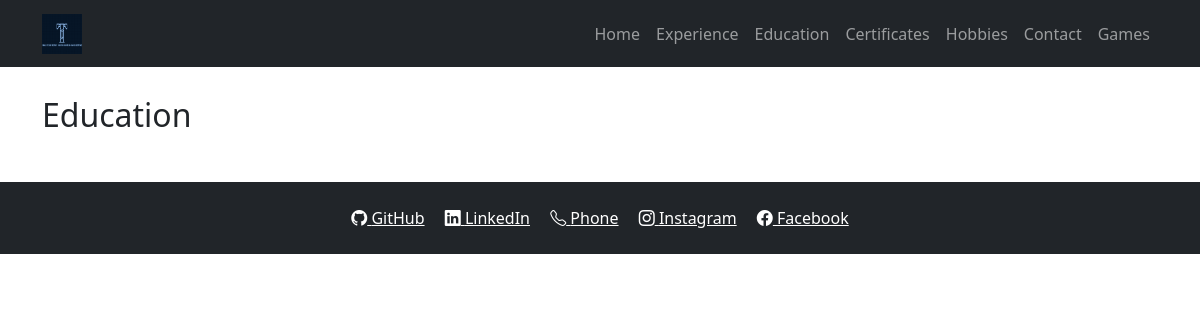
The app's page /education/, older data.
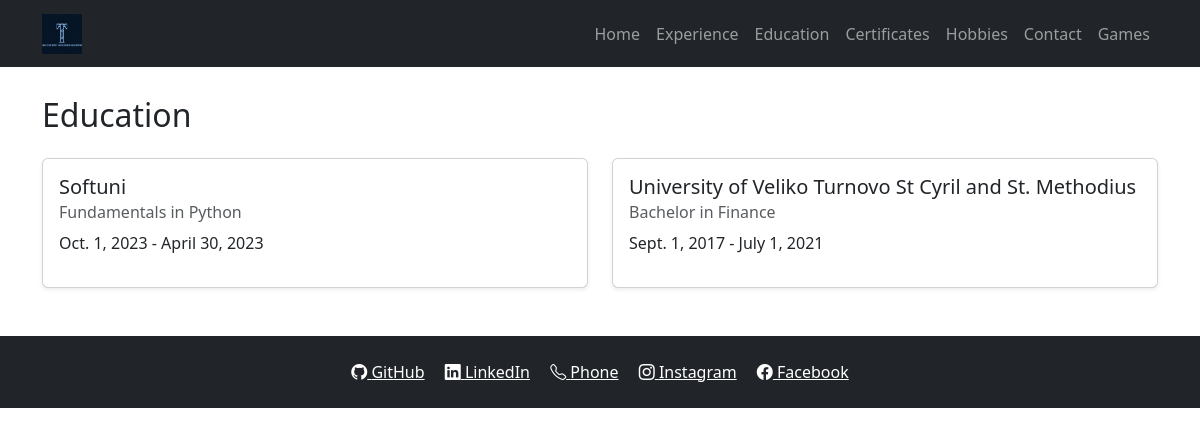
The same page, newer data.
### education/models.py (models this page shows, shortened)
class Education(models.Model):
    school = models.CharField(max_length=100)
    degree = models.CharField(max_length=100)
    field = models.CharField(max_length=100)
    start_date = models.DateField()
    end_date = models.DateField(null=True, blank=True)
    notes = models.TextField(blank=True)

### education/views.py (the view)
# urls.py: path('', views.home, name='certificates-home'),
def home(request):
    schools = Education.objects.all().order_by('-start_date')
    return render(request, 'education/home.html', {'schools': schools})

### education/templates/education/home.html (shortened to what this page needs)
{% extends "base.html" %}
{% block content %}
<h2 class="mb-4">Education</h2>
<div class="row row-cols-1 row-cols-md-2 g-4">
    {% for school in schools %}
    <div class="col">
        <div class="card shadow-sm">
            <div class="card-body">
                <h5 class="card-title">{{ school.school }}</h5>
                <h6 class="card-subtitle mb-2 text-muted">{{ school.degree }} in {{ school.field }}</h6>
                <p class="card-text">{{ school.start_date }} - {{ school.end_date|default:"Present" }}</p>
            </div>
        </div>
    </div>
    {% endfor %}
</div>
{% endblock %}

### developmentsite/templates/base.html (shortened to what this page needs)
{% load static %}
<!DOCTYPE html>
<html lang="en">
<head>
    <link href="https://cdn.jsdelivr.net/npm/bootstrap@5.3.0/dist/css/bootstrap.min.css" rel="stylesheet">
    <link rel="stylesheet" href="{% static 'main/css/style.css' %}">
    <link rel="stylesheet" href="https://cdn.jsdelivr.net/npm/bootstrap-icons@1.10.0/font/bootstrap-icons.css">
</head>
<body>
    <nav class="navbar navbar-expand-lg navbar-dark bg-dark fixed-top">
        <div class="container">
            <a class="navbar-brand" href="{% url 'home' %}">
                <img src="{% static 'main/images/logo.png' %}" alt="Logo" width="40" height="40" class="d-inline-block align-text-top">
            </a>
            <div class="collapse navbar-collapse" id="navbarNav">
                <ul class="navbar-nav ms-auto">
                    <li class="nav-item"><a class="nav-link" href="{% url 'home' %}">Home</a></li>
                    <li class="nav-item"><a class="nav-link" href="{% url 'experience-home' %}">Experience</a></li>
                    <li class="nav-item"><a class="nav-link" href="{% url 'education-home' %}">Education</a></li>
                    <li class="nav-item"><a class="nav-link" href="{% url 'certificates-home' %}">Certificates</a></li>
                    <li class="nav-item"><a class="nav-link" href="{% url 'hobbies-home' %}">Hobbies</a></li>
                    <li class="nav-item"><a class="nav-link" href="{% url 'contacts-home' %}">Contact</a></li>
                    <li class="nav-item"><a class="nav-link" href="{% url 'games-home' %}">Games</a></li>
                </ul>
            </div>
        </div>
    </nav>
    <main class="container pt-5 mt-5">
        {% block content %}{% endblock %}
    </main>
    <footer class="bg-dark text-white mt-5 p-4 text-center">
        <a href="https://github.com/yourprofile" class="text-white me-3"><i class="bi bi-github"></i> GitHub</a>
        <a href="https://linkedin.com/in/yourprofile" class="text-white me-3"><i class="bi bi-linkedin"></i> LinkedIn</a>
        <a href="tel:+123456789" class="text-white me-3"><i class="bi bi-telephone"></i> Phone</a>
        <a href="https://instagram.com/yourprofile" class="text-white me-3"><i class="bi bi-instagram"></i> Instagram</a>
        <a href="https://facebook.com/yourprofile" class="text-white"><i class="bi bi-facebook"></i> Facebook</a>
    </footer>
</body>
</html>

Row changes from the older to the newer data that the page shows:
added Education: school "Softuni", degree "Fundamentals", field "Python", start_date "Oct. 1, 2023", end_date "April 30, 2023"
added Education: school "University of Veliko Turnovo St Cyril and St. Methodius", degree "Bachelor", field "Finance", start_date "Sept. 1, 2017", end_date "July 1, 2021"
